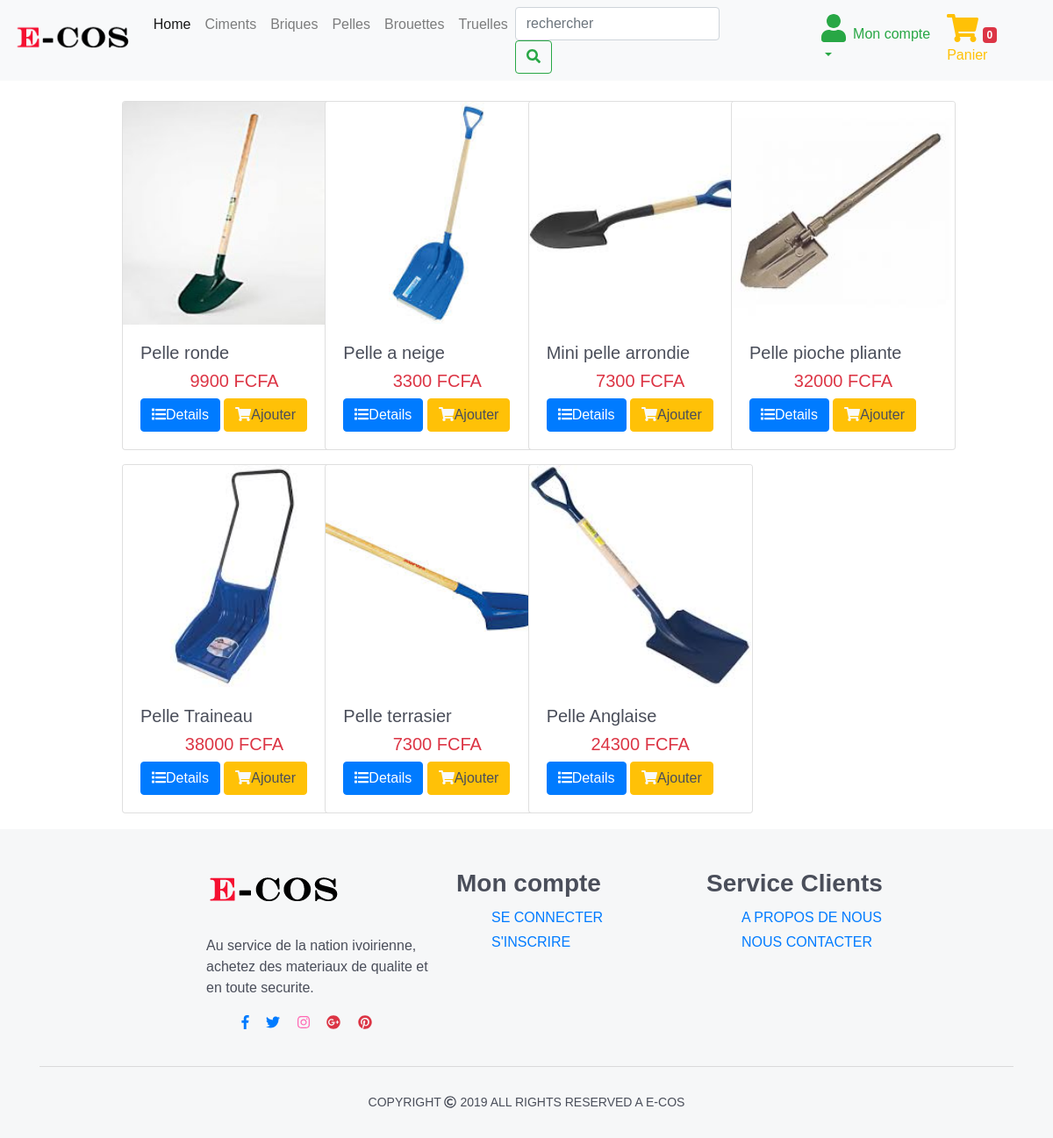
The page /pelle on the database its author committed.
### tables this page shows
CREATE TABLE `produit` (
  `idProduit` int(4) NOT NULL,
  `nomProduit` varchar(255) NOT NULL,
  `detailProduit` mediumtext NOT NULL,
  `prixProduit` int(11) NOT NULL,
  `imageProduit` varchar(255) NOT NULL,
  `stockProduit` varchar(255) NOT NULL,
  `idCategorie` int(4) NOT NULL
);

### _classes/Product.php (called while the page is built, shortened)
<?php
class Product
{
    static  function getProductByCategory($id)
    {
        global $db;
        $stat = $db->prepare('SELECT * FROM produit INNER JOIN categorie ON categorie.idCategorie = produit.idCategorie WHERE produit.idCategorie= ?');
        $stat->execute([$id]);
        return $stat->fetchAll();
    }
}

### _controllers/pelle_controller.php (called while the page is built)
<?php
$uri =$_SERVER['QUERY_STRING'];
$uri = substr($uri,5);
$urs = 'pelle';

### views/pelle_view.php (the view, shortened to what this page needs)
<!doctype html>
<html lang="en">
<head>
    <link href="assets/css/bootstrap/css/bootstrap.min.css" rel="stylesheet">
    <link rel="stylesheet" href="assets/css/fontawesome/css/all.css">
    <link rel="stylesheet" href="assets/style.css">
</head>
<body>
<?php require'include/header.php'; ?>
<div class="container-fluid" style="margin-top: 15px;">
    <div class="row">
        <div class="col-lg-1"></div>
        <div class="col-lg-11 col-12">
            <div class="row">
                <?php $pelles = Product::getProductByCategory(5); foreach ($pelles as $pelle): ?>
                    <div class="col-lg-2 my-2 mx-4">
                        <div class="card" style="width: 16rem;">
                            <img src="<?= $pelle['imageProduit'] ?>" alt="" class="card-img-top">
                            <div class="card-body">
                                <h5><?= $pelle['nomProduit'] ?></h5>
                                <p class="card-text text-danger h5 text-center"><?= $pelle['prixProduit'] ?> FCFA</p>
                                <a href="detailproduct-<?= $pelle['idProduit']?>" class="btn btn-primary"><i class="fa fa-list"></i>Details</a>
                                <?php if($pelle['stockProduit'] != 'epuise'): ?>
                                    <a onclick="confirms(<?= $pelle['idProduit'] ?>,'<?= $uri ?>','<?= $urs ?>',<?= $url ?>)" class="btn btn-warning"><i class="fa fa-shopping-cart text-light"></i>Ajouter</a>
                                <?php else: ?>
                                    <p class="card-text text-danger h5 text-center">Stock epuise</p>
                                <?php endif; ?>
                            </div>
                        </div>
                    </div>
                <?php endforeach;?>
            </div>
        </div>
    </div>
</div>
<?php require'include/footer.php'; ?>
</body>
</html>

### assets/style.css (style rules this page uses)
body { font-family: 'Hind', sans-serif; color: #4A4E5A; overflow-x: hidden; }

### rows shown on the page
produit: imageProduit (picture), nomProduit "Pelle ronde", prixProduit "9900"
produit: imageProduit (picture), nomProduit "Pelle a neige", prixProduit "3300"
produit: imageProduit (picture), nomProduit "Mini pelle arrondie", prixProduit "7300"
produit: imageProduit (picture), nomProduit "Pelle pioche pliante", prixProduit "32000"
produit: imageProduit (picture), nomProduit "Pelle Traineau", prixProduit "38000"
produit: imageProduit (picture), nomProduit "Pelle terrasier", prixProduit "7300"
produit: imageProduit (picture), nomProduit "Pelle Anglaise", prixProduit "24300"

### other values the page prints
Panier::count() "0"
